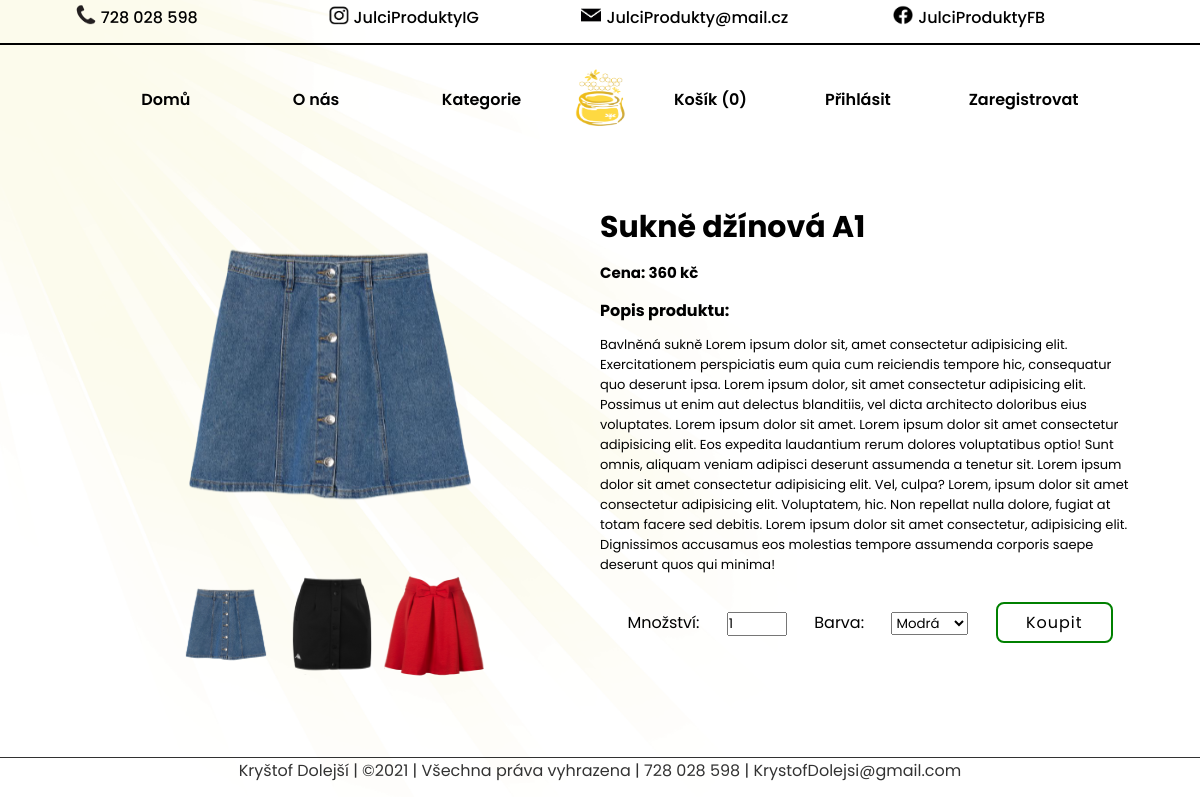
Page /product/1 on the committed database.
### products/models.py (models this page shows, shortened)
class Addproduct(db.Model):
    id = db.Column(db.Integer, primary_key=True)
    name = db.Column(db.String(80), nullable=False)
    price = db.Column(db.Numeric(10,0), nullable=False)
    discount = db.Column(db.Integer, default=0)
    stock = db.Column(db.Integer, nullable=False)
    colors = db.Column(db.Text, nullable=False)
    desc = db.Column(db.Text, nullable=False)
    pub_date = db.Column(db.DateTime, nullable=False, default=datetime.utcnow)
    brand_id = db.Column(db.Integer, db.ForeignKey('brand.id'), nullable=False)
    brand = db.relationship('Brand', backref=db.backref('brand', lazy=True))
    category_id = db.Column(db.Integer, db.ForeignKey('category.id'), nullable=False)
    category = db.relationship('Category', backref=db.backref('category', lazy=True))
    image_1 = db.Column(db.String(150), nullable=False, default="image.jpg")
    image_2 = db.Column(db.String(150), nullable=False, default="image.jpg")
    image_3 = db.Column(db.String(150), nullable=False, default="image.jpg")

### products/routes.py (the view)
@app.route("/product/<int:id>")
def single_page(id):
    product = Addproduct.query.get_or_404(id)
    return render_template("products/single_page.html", product=product, categories=categories())

### products/routes.py (called while the page is built)
def categories():
    categories = Category.query.join(Addproduct, (Category.id == Addproduct.category_id)).all()
    return categories

### templates/products/single_page.html (shortened to what this page needs)
{% extends "layout.html" %}
{% block content %}
{% include "navbar.html" %}
<div class="container-single">
    <div class="big-image">
        <img src="{{ url_for('static', filename='images/' + product.image_1) }}" alt="{{ product.name }}" id="b_image">
    </div>
    <div class="product-info">
        <h4>{{ product.name }}</h4>
        <p>Cena: {{ product.price }} kč</p>
        <b>Popis produktu:</b>
        <p class="popis">{{ product.desc }} Lorem ipsum dolor sit, amet consectetur adipisicing elit. Exercitationem perspiciatis eum
            quia cum reiciendis tempore hic, consequatur quo deserunt ipsa. Lorem ipsum dolor, sit amet consectetur adipisicing elit.
            Possimus ut enim aut delectus blanditiis, vel dicta architecto doloribus eius voluptates. Lorem ipsum dolor sit amet.
            Lorem ipsum dolor sit amet consectetur adipisicing elit. Eos expedita laudantium rerum dolores voluptatibus optio! Sunt omnis,
            aliquam veniam adipisci deserunt assumenda a tenetur sit. Lorem ipsum dolor sit amet consectetur adipisicing elit. Vel, culpa?
            Lorem, ipsum dolor sit amet consectetur adipisicing elit. Voluptatem, hic. Non repellat nulla dolore, fugiat at totam facere sed debitis.
            Lorem ipsum dolor sit amet consectetur, adipisicing elit. Dignissimos accusamus eos molestias tempore assumenda corporis saepe deserunt quos qui minima!</p>
    </div>
    <div class="ilustration-images">
        <img onclick="change1()" class="s_image" src="{{ url_for('static', filename='images/' + product.image_1) }}" alt="{{ product.name }}" id="s_image">
        <img onclick="change2()" class="s_image" src="{{ url_for('static', filename='images/' + product.image_2) }}" alt="{{ product.name }}" id="s_image">
        <img onclick="change3()" class="s_image" src="{{ url_for('static', filename='images/' + product.image_3) }}" alt="{{ product.name }}" id="s_image">
    </div>
    <div class="product-buy">
        <form action="{{ url_for('add_cart') }}" method="POST">
            <label for="">Množství: </label>
            <input type="number" name="quantity" id="" value="1" min="1" max="{{ product.stock }}"></input>
            {% set colors = product.colors.split(",") %}
            <label  class="label-color" for="colors">Barva: </label>
            <select name="colors" id="">
                {% for color in colors %}
                    {% set col = color.split(":") %}
                        <option value="{{ col[0] }}">{{ col[0]|capitalize }}</option>
                {% endfor %}
            </select>
            <button type="submit" class="btn-buy">Koupit</button>
        </form>
    </div>
</div>
{% endblock content %}

### static/css/header.css (style rules this page uses)
* { margin: 0px; padding: 0px; box-sizing: border-box; font-family: "Poppins", sans-serif; }
body { min-height: 100vh; font-family: "Poppins", sans-serif; }

### static/css/body.css (style rules this page uses)
* { margin: 0px; padding: 0px; box-sizing: border-box; font-family: "Poppins", sans-serif; }
body { position: relative; min-height: 99vh; background: url("../logos/sun_beam.png"); background-size: contain; background-repeat: no-repeat; z-index: -1; padding-bottom: 3rem; }
button { cursor: pointer; background: rgb(194, 194, 173); letter-spacing: 1px; transition: 0.5s; border: none; background: none; }
form { height: 52px; width: 134px; margin: 10px 0px 0px 0px; }
label { display: block; }
.btn-buy { cursor: pointer; border: 1px solid black; padding: .375rem 1.75rem; font-size: 1rem; border-radius: .5rem; border:2px solid green; transition: color 0.25s ease-in-out,background-color 0.25s ease-in-out,border-color 0.25s ease-in-out,box-shadow 0.25s ease-in-out; }
.container-single { display: grid; grid-template-columns: 50% 50%; grid-template-rows: 80% 20%; margin: 8vh 5% 0vh 5%; }
.big-image { justify-self: center; }
.big-image img { width: 350px; height: 350px; }
.ilustration-images { justify-self: center; }
.product-info { justify-self: center; display: grid; grid-template-rows: 15% 10% 10% 10%; }
.product-info h4 { justify-self: start; font-size: 30px; }
.product-info p { justify-self: start; font-size: 15px; font-weight: bolder; }
.product-info p.popis { justify-self: start; font-size: 13px; font-weight: normal; }
.ilustration-images img { width: 100px; height: 100px; }
.container-single .product-buy { align-self: center; }
.container-single form { width: 100%; height: 100%; margin: unset; display: flex; justify-content: space-evenly; align-items: baseline; }
.s_image { cursor: pointer; }

### rows in the picture
Addproduct: image_1 (picture), name "Sukně džínová A1", price "360", desc "Bavlněná sukně", image_2 (picture), image_3 (picture)

### other values in the picture
{{ session['Shoppingcart']|length }} "0"
form field colors "Modrá"
